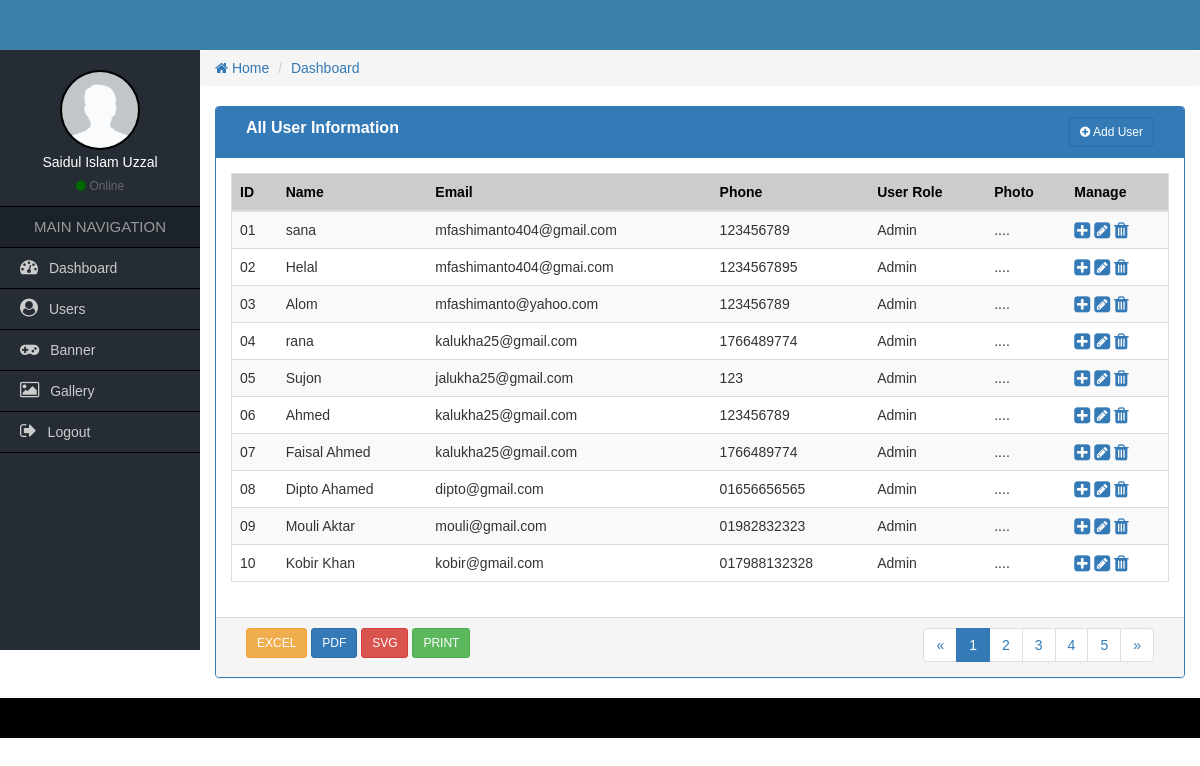
Page /all-user.php on the committed database.
### tables this page shows
CREATE TABLE `cs_user` (
  `user_id` int(11) NOT NULL,
  `user_name` varchar(50) NOT NULL,
  `user_phone` varchar(20) NOT NULL,
  `user_email` varchar(40) NOT NULL,
  `user_username` varchar(20) NOT NULL,
  `user_password` varchar(40) NOT NULL
);

### functions/function.php (called while the page is built, shortened)
<?php
	function get_header(){
		require_once('includes/header.php');
	}
	function get_sidebar(){
		require_once('includes/sidebar.php');
	}
	function get_footer(){
		require_once('includes/footer.php');
	}
?>

### all-user.php (the view)
<?php
    require_once('functions/function.php');
    get_header();
    get_sidebar();
?>
    <div class="col-md-12">
    	<div class="panel panel-primary">
            <div class="panel-heading">
                <div class="col-md-9 heading_title">
                    All User Information
                 </div>
                 <div class="col-md-3 text-right">
                 	<a href="add-user.php" class="btn btn-sm btn btn-primary"><i class="fa fa-plus-circle"></i> Add User</a>
                </div>
                <div class="clearfix"></div>
            </div>
          <div class="panel-body">
              <table class="table table-responsive table-striped table-hover table_cus">
              		<thead class="table_head">
                		<tr>
                            <th>ID</th>
                        	<th>Name</th>
                            <th>Email</th>
                            <th>Phone</th>
                            <th class="hidden-xs">User Role</th>
                            <th class="hidden-xs">Photo</th>
                            <th>Manage</th>
                        </tr>
                	</thead>
                    <tbody>
                        <?php
                            $i=1;
                            $sel="SELECT * FROM cs_user ORDER BY user_id DESC";
                            $Q=mysqli_query($con,$sel);
                            while($data=mysqli_fetch_array($Q)){
                        ?>
                    	<tr>
                            <td><?php
                                if($i<10)
                                {echo "0".$i++;}
                                else{
                                    echo $i++;
                                }
                                ?>
                            </td>
                        	<td><?php echo $data['user_name']; ?></td>
                            <td><?= $data['user_email']; ?></td>
                            <td><?= $data['user_phone']; ?></td>
                            <td class="hidden-xs">Admin</td>
                            <td class="hidden-xs">....</td>
                            <td>
                            	<a href="view-user.php?v=<?= $data['user_id'] ?>"><i class="fa fa-plus-square fa-lg"></i></a>
                                <a href="edit-user.php?e=<?= $data['user_id'] ?>"><i class="fa fa-pencil-square fa-lg"></i></a>
                                <a href="delete-user.php?del=<?= $data['user_id']; ?>"><i class="fa fa-trash fa-lg"></i></a>
                            </td>
                        </tr>
                        <?php
                            }
                        ?>
                    </tbody>
              </table>
          </div>
          <div class="panel-footer">
            <div class="col-md-4">
            	<a href="#" class="btn btn-sm btn-warning">EXCEL</a>
                <a href="#" class="btn btn-sm btn-primary">PDF</a>
                <a href="#" class="btn btn-sm btn-danger">SVG</a>
                <a href="#" class="btn btn-sm btn-success">PRINT</a>
            </div>
            <div class="col-md-4">
            </div>
            <div class="col-md-4 text-right">
            	<nav aria-label="Page navigation">
                  <ul class="pagination pagina_cus">
                    <li>
                      <a href="#" aria-label="Previous">
                        <span aria-hidden="true">&laquo;</span>
                      </a>
                    </li>
                    <li class="active"><a href="#">1</a></li>
                    <li><a href="#">2</a></li>
                    <li><a href="#">3</a></li>
                    <li><a href="#">4</a></li>
                    <li><a href="#">5</a></li>
                    <li>
                      <a href="#" aria-label="Next">
                        <span aria-hidden="true">&raquo;</span>
                      </a>
                    </li>
                  </ul>
                </nav>
            </div>
            <div class="clearfix"></div>
          </div>
        </div>
    </div>
<?php
    get_footer();
?>

### includes/header.php (shortened to what this page needs)
<!DOCTYPE html>
<html lang="en">
  <head>
    <link type="text/css" rel="stylesheet" href="css/font-awesome.min.css"/>
    <link type="text/css" href="css/bootstrap.min.css" rel="stylesheet">
    <link type="text/css" rel="stylesheet" href="css/style.css"/>
  </head>
  <body>
  	<div class="container-fluid header_full">
    	<div class="container header">
        </div>
    </div>

### includes/sidebar.php
<div class="container-fluid content_full">
        <div class="row">
            <div class="col-md-2 sidebar pd0">
            	<div class="side_user">
                	<img class="img-responsive" src="images/avatar.png"/>
                    <h4>Saidul Islam Uzzal</h4>
                    <span><i class="fa fa-circle"></i> Online</span>
                </div>
                <h2>MAIN NAVIGATION</h2>
                <ul>
                	<li><a href="index.php"><i class="fa fa-dashboard"></i> Dashboard</a></li>
                    <li><a href="all-user.php"><i class="fa fa-user-circle"></i> Users</a></li>
                    <li><a href="#"><i class="fa fa-gamepad"></i> Banner</a></li>
                    <li><a href="#"><i class="fa fa-image"></i> Gallery</a></li>
                    <li><a href="#"><i class="fa fa-sign-out"></i> Logout</a></li>
                </ul>
            </div>
            <div class="col-md-10 admin-part pd0">
            	<ol class="breadcrumb">
                  <li><a href="#"><i class="fa fa-home"></i> Home</a></li>
                  <li><a href="#">Dashboard</a></li>
                </ol>

### includes/footer.php (shortened to what this page needs)
            </div>
         </div>
    </div>
    <div class="container-fluid footer_full">
    	<div class="container footer">
        </div>
    </div>
  </body>
</html>

### css/style.css (style rules this page uses)
* { margin:0px; padding:0px; outline:0px; }
img { border:0px; }
ul, ol { list-style-type:none; }
a { text-decoration:none; }
.pd0 { padding-left:0px; padding-right:0px; padding-top:0px; padding-bottom:0px; }
body { font-family:Verdana, Geneva, sans-serif; }
.header_full { background:#3b80a9; }
.header { height:50px; }
.sidebar { background-color:#252c34; min-height:600px; }
.side_user { text-align:center; color:#fff; padding:20px 0px 10px; border-bottom:1px solid #000; }
.side_user img { width:80px; height:80px; border:2px solid #000; border-radius:50%; display:inline-block; }
.side_user h4 { font-size:14px; margin:5px 0px; }
.side_user span { color:#666; font-size:12px; }
.side_user span i { color:#060; }
.sidebar h2 { font-size:15px; text-align:center; margin:0px; line-height:40px; background-color:#1b222a; color:#999; border-bottom:1px solid #000; }
.sidebar ul li a { font-size:14px; color:#CCC; line-height:40px; padding-left:20px; display:block; border-bottom:1px solid #000; }
.sidebar ul li a i { font-size:18px; padding-right:7px; }
.footer_full { background-color:#000; }
.footer { height:40px; }
.heading_title { font-size:16px; font-weight:bold; }
.table_cus { border:1px solid #ddd; }
.table_head { background-color:#ccc; color:#000; }
.pagina_cus { padding:0px; margin:0px; }

### rows in the picture
cs_user: user_name "sana", user_email "mfashimanto404@gmail.com", user_phone "123456789"
cs_user: user_name "Helal", user_email "mfashimanto404@gmai.com", user_phone "1234567895"
cs_user: user_name "Alom", user_email "mfashimanto@yahoo.com", user_phone "123456789"
cs_user: user_name "rana", user_email "kalukha25@gmail.com", user_phone "1766489774"
cs_user: user_name "Sujon", user_email "jalukha25@gmail.com", user_phone "123"
cs_user: user_name "Ahmed", user_email "kalukha25@gmail.com", user_phone "123456789"
cs_user: user_name "Faisal Ahmed", user_email "kalukha25@gmail.com", user_phone "1766489774"
cs_user: user_name "Dipto Ahamed", user_email "dipto@gmail.com", user_phone "01656656565"
cs_user: user_name "Mouli Aktar", user_email "mouli@gmail.com", user_phone "01982832323"
cs_user: user_name "Kobir Khan", user_email "kobir@gmail.com", user_phone "017988132328"
